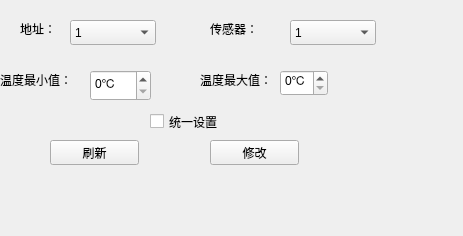
<?xml version="1.0" encoding="UTF-8"?>
<ui version="4.0">
 <class>IN_SetEnvWid</class>
 <widget class="QWidget" name="IN_SetEnvWid">
  <property name="geometry">
   <rect>
    <x>0</x>
    <y>0</y>
    <width>463</width>
    <height>236</height>
   </rect>
  </property>
  <property name="windowTitle">
   <string>Form</string>
  </property>
  <widget class="QLabel" name="label">
   <property name="geometry">
    <rect>
     <x>20</x>
     <y>20</y>
     <width>51</width>
     <height>17</height>
    </rect>
   </property>
   <property name="text">
    <string>地址：</string>
   </property>
  </widget>
  <widget class="QComboBox" name="addrBox">
   <property name="geometry">
    <rect>
     <x>70</x>
     <y>20</y>
     <width>86</width>
     <height>25</height>
    </rect>
   </property>
   <item>
    <property name="text">
     <string>1</string>
    </property>
   </item>
   <item>
    <property name="text">
     <string>2</string>
    </property>
   </item>
   <item>
    <property name="text">
     <string>3</string>
    </property>
   </item>
  </widget>
  <widget class="QComboBox" name="envBox">
   <property name="geometry">
    <rect>
     <x>290</x>
     <y>20</y>
     <width>86</width>
     <height>25</height>
    </rect>
   </property>
   <item>
    <property name="text">
     <string>1</string>
    </property>
   </item>
   <item>
    <property name="text">
     <string>2</string>
    </property>
   </item>
   <item>
    <property name="text">
     <string>3</string>
    </property>
   </item>
  </widget>
  <widget class="QLabel" name="label_2">
   <property name="geometry">
    <rect>
     <x>210</x>
     <y>20</y>
     <width>51</width>
     <height>17</height>
    </rect>
   </property>
   <property name="text">
    <string>传感器：</string>
   </property>
  </widget>
  <widget class="QSpinBox" name="minBox">
   <property name="geometry">
    <rect>
     <x>90</x>
     <y>70</y>
     <width>61</width>
     <height>31</height>
    </rect>
   </property>
   <property name="suffix">
    <string>℃</string>
   </property>
   <property name="prefix">
    <string/>
   </property>
  </widget>
  <widget class="QLabel" name="label_3">
   <property name="geometry">
    <rect>
     <x>200</x>
     <y>70</y>
     <width>81</width>
     <height>20</height>
    </rect>
   </property>
   <property name="text">
    <string>温度最大值：</string>
   </property>
  </widget>
  <widget class="QLabel" name="label_4">
   <property name="geometry">
    <rect>
     <x>0</x>
     <y>70</y>
     <width>91</width>
     <height>20</height>
    </rect>
   </property>
   <property name="text">
    <string>温度最小值：</string>
   </property>
  </widget>
  <widget class="QSpinBox" name="maxBox">
   <property name="geometry">
    <rect>
     <x>280</x>
     <y>70</y>
     <width>48</width>
     <height>26</height>
    </rect>
   </property>
   <property name="suffix">
    <string>℃</string>
   </property>
  </widget>
  <widget class="QPushButton" name="updateBtn">
   <property name="geometry">
    <rect>
     <x>50</x>
     <y>140</y>
     <width>89</width>
     <height>25</height>
    </rect>
   </property>
   <property name="text">
    <string>刷新</string>
   </property>
  </widget>
  <widget class="QPushButton" name="setBtn">
   <property name="geometry">
    <rect>
     <x>210</x>
     <y>140</y>
     <width>89</width>
     <height>25</height>
    </rect>
   </property>
   <property name="text">
    <string>修改</string>
   </property>
  </widget>
  <widget class="QCheckBox" name="checkBox">
   <property name="geometry">
    <rect>
     <x>150</x>
     <y>110</y>
     <width>92</width>
     <height>23</height>
    </rect>
   </property>
   <property name="text">
    <string>统一设置</string>
   </property>
  </widget>
 </widget>
 <resources/>
 <connections/>
</ui>
